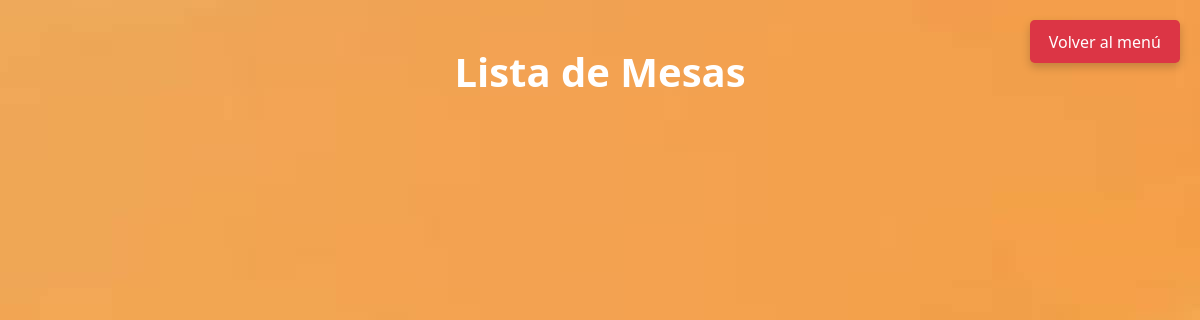
/mesas/ (signed in), run on an earlier commit of the app's database.
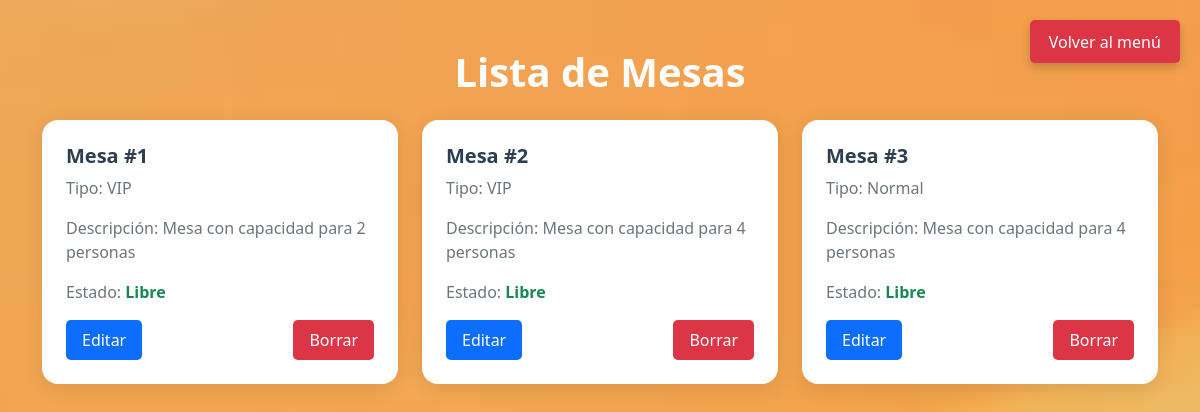
And on a later commit of the database.
### myapp/models.py (models this page shows)
class Mesa(models.Model):
    idMesa = models.AutoField(primary_key=True)
    tipo = models.CharField(max_length=200, blank=True, null=True)  # Nueva descripción
    numero = models.IntegerField(null=True, blank=True)
    descripcion = models.CharField(max_length=200, blank=True, null=True)  # Nueva descripción
    visible = models.BooleanField(default=True)  # Nuevo campo
    disponible = models.BooleanField(default=True)  # Nuevo campo

### myapp/views/viewsMesa.py (the view)
# urls.py: path('mesas/', viewsMesa.Mesas, name = "mesas"),
@login_required
def Mesas(request):
    mesas = Mesa.objects.filter(visible=True)
    return render(request,'Mesas.html',{'mesas':mesas})

### myapp/templates/Mesas.html (shortened to what this page needs)
{% load static %}
<!DOCTYPE html>
<html lang="es">
  <head>
    <link href="https://cdn.jsdelivr.net/npm/bootstrap@5.3.0-alpha1/dist/css/bootstrap.min.css" rel="stylesheet" />
    <link rel="stylesheet" type="text/css" href="{% static 'css/Mesas.css' %}" />
  </head>
  <body>
    <div class="container my-5">
      <h1 class="text-center mb-4">Lista de Mesas</h1>
      <div class="row row-cols-1 row-cols-md-3 g-4">
        {% for mesa in mesas %}
        <div class="col">
          <div class="card h-100">
            <div class="card-body">
              <h5 class="card-title">Mesa #{{ mesa.numero }}</h5>
              <p class="card-text">Tipo: {{ mesa.tipo|default:"Sin especificar" }}</p>
              <p class="card-text">Descripción: {{ mesa.descripcion|default:"Sin descripción" }}</p>
              <p class="card-text">
                Estado:
                {% if mesa.disponible %}
                  <span class="text-success">Libre</span>
                {% else %}
                  <span class="text-danger">Reservada</span>
                {% endif %}
              </p>
              <div class="mt-3 d-flex justify-content-between">
                <a href="{% url 'editar_mesa' mesa.idMesa %}" class="btn btn-primary btn-sm">
                   Editar
                </a>
                <form method="post" action="{% url 'borrar_mesa' mesa.idMesa %}">
                  <button type="submit" class="btn btn-danger btn-sm">
                     Borrar
                  </button>
                </form>
              </div>
            </div>
          </div>
        </div>
        {% endfor %}
      </div>
    </div>
    <div class="floating-button logout-button">
      <a href="{% url 'administrador' %}" class="btn btn-danger d-none d-md-block">
        <span class="btn-text">Volver al menú</span>
      </a>
    </div>
  </body>
</html>

### myapp/static/css/Mesas.css (style rules this page uses)
body { background-image: url('../img/Fondo2.jpg'); }
h1 { font-size: 2.5rem; font-weight: bold; color: #ffffff; }
.card { border: none; border-radius: 1rem; box-shadow: 0 4px 20px rgba(0, 0, 0, 0.1); transition: transform 0.2s ease, box-shadow 0.2s ease; }
.card-body { padding: 1.5rem; }
.card-title { font-size: 1.25rem; font-weight: 600; color: #2c3e50; }
.card-text { font-size: 1rem; color: #6c757d; }
.text-success { font-weight: bold; }
.btn-sm { padding: 0.5rem 1rem; font-size: 1rem; border-radius: 0.3rem; }
.btn-primary { background-color: #0d6efd; border: none; }
.btn-danger { background-color: #dc3545; border: none; }
.floating-button.logout-button { position: fixed; top: 20px; right: 20px; z-index: 999; }
.floating-button .btn { font-size: 1rem; padding: 0.6rem 1.2rem; border-radius: 0.3rem; box-shadow: 0 4px 10px rgba(0, 0, 0, 0.2); font-weight: 500; }

What changed in the data, as far as the page shows it:
added Mesa: numero "1", tipo "VIP", descripcion "Mesa con capacidad para 2 personas", disponible "Libre"
added Mesa: numero "2", tipo "VIP", descripcion "Mesa con capacidad para 4 personas", disponible "Libre"
added Mesa: numero "3", tipo "Normal", descripcion "Mesa con capacidad para 4 personas", disponible "Libre"
